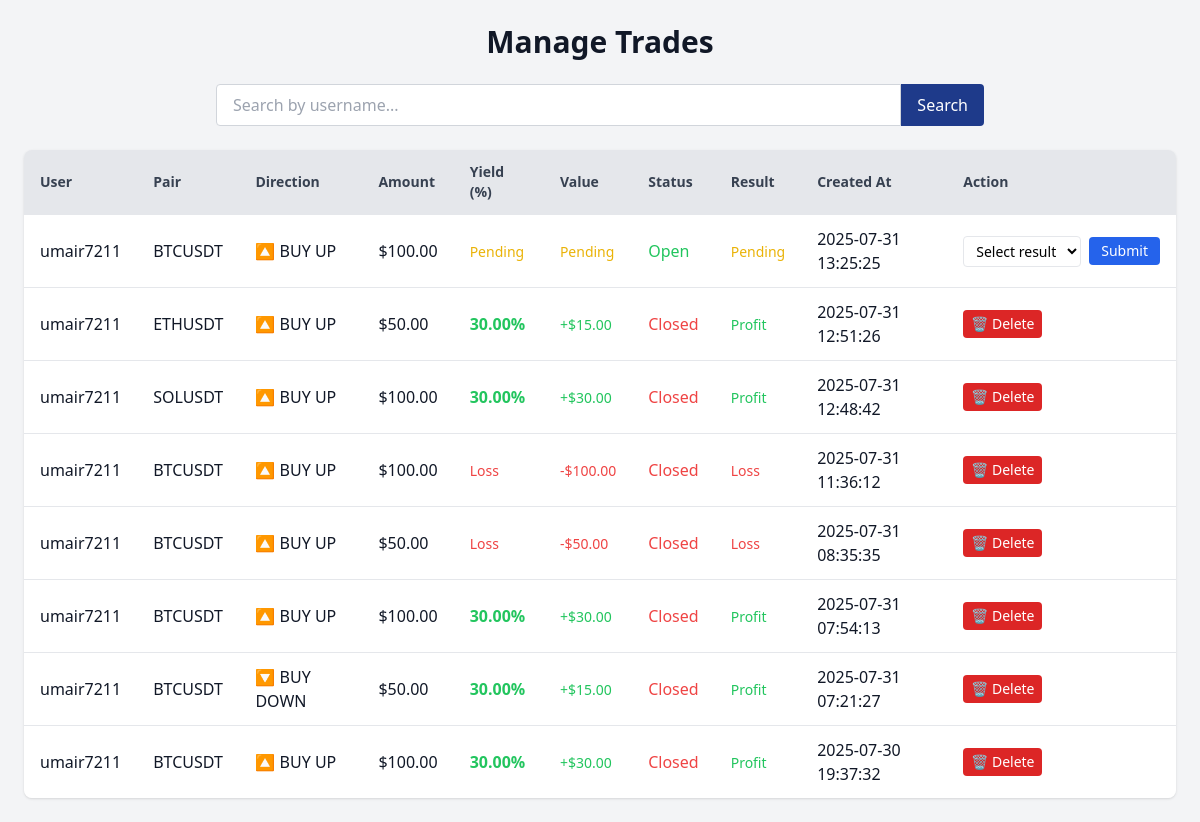
The page /ad/manage_trades/ (signed in) on the database as committed earlier.
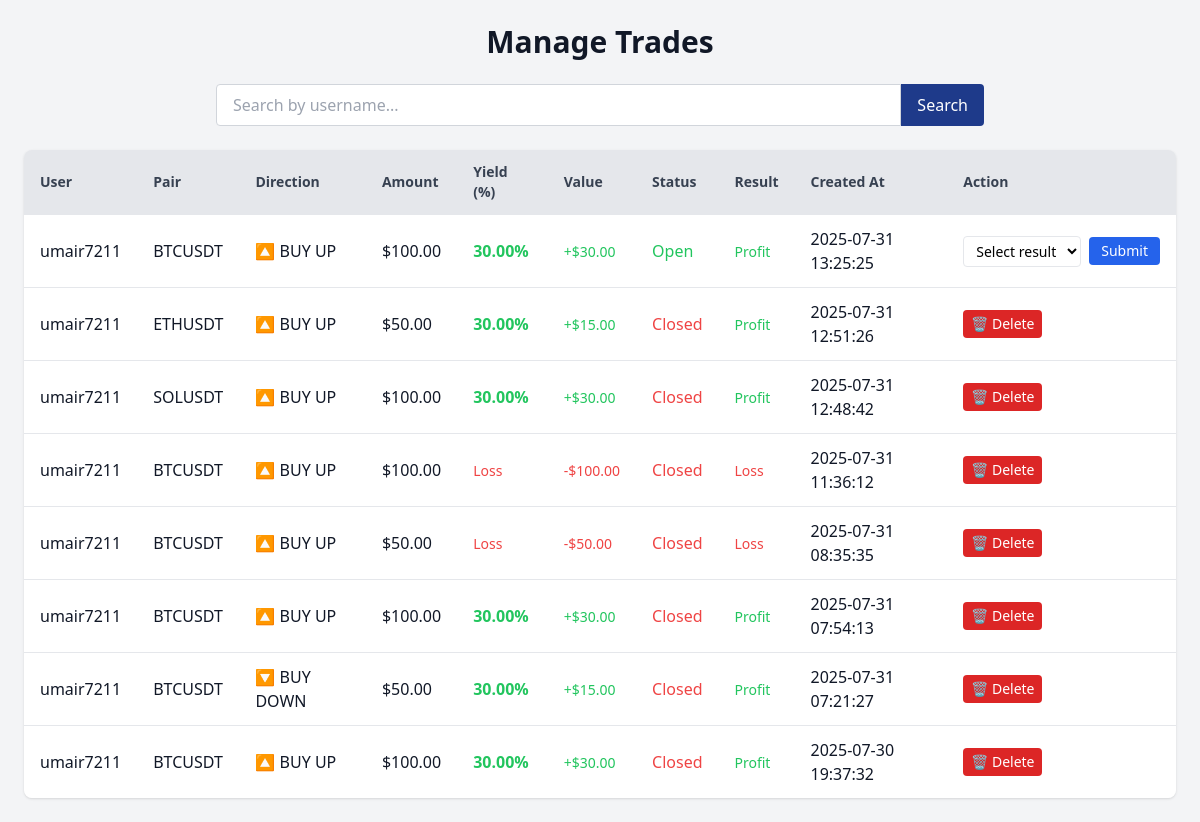
The same page on the database as committed later.
### powerdigital_app/models.py (models this page shows, shortened)
class TradeOrder(models.Model):
    user = models.ForeignKey(User, on_delete=models.CASCADE)
    pair = models.CharField(max_length=20)
    direction = models.CharField(max_length=20)
    amount = models.DecimalField(max_digits=20, decimal_places=8)
    expiry_time = models.IntegerField()
    balance = models.DecimalField(max_digits=20, decimal_places=8)
    potential_profit = models.DecimalField(max_digits=20, decimal_places=8, default=0)
    expires_at = models.DateTimeField()
    is_closed = models.BooleanField(default=False)
    created_at = models.DateTimeField(auto_now_add=True)
    result = models.CharField(max_length=10, choices=TRADE_RESULTS, blank=True, null=True)
    yield_percent = models.DecimalField(max_digits=5, decimal_places=2, default=Decimal("0.00"))
    manual_profit = models.DecimalField(max_digits=20, decimal_places=8, default=0)
    entry_price = models.DecimalField(max_digits=20, decimal_places=8, null=True, blank=True)
    exit_price = models.DecimalField(max_digits=20, decimal_places=8, null=True, blank=True)
    actual_result = models.CharField(
        max_length=10, choices=[("profit", "Profit"), ("loss", "Loss")], blank=True, null=True
    )
    result = models.CharField(  # This will be admin-controlled final result
        max_length=10, choices=[("profit", "Profit"), ("loss", "Loss")], blank=True, null=True
    )

### powerdigital_app/views.py (the view, shortened to what this page needs)
# urls.py: path('ad/manage_trades/', views.admin_manage_trades, name='admin_manage_trades'),
@login_required
def admin_manage_trades(request):
    if not request.user.is_staff:
        return redirect('home')
    search_query = request.GET.get("q", "").strip()
    trades = TradeOrder.objects.all().order_by('-created_at')
    if search_query:
        trades = trades.filter(Q(user__username__icontains=search_query))
    return render(request, "admins/manage_trades.html", {"trades": trades, "search_query":search_query})

### powerdigital_app/templates/admins/manage_trades.html (shortened to what the changed rows need)
{% load static %}
<!DOCTYPE html>
<html lang="en">
	<head>
		<script src="https://cdn.tailwindcss.com"></script>
	</head>
	<body
		class="bg-gray-100 dark:bg-gray-900 text-gray-900 dark:text-gray-100 p-6 min-h-screen"
	>
		<h2 class="text-3xl font-bold mb-6 text-center">Manage Trades</h2>
		<div class="overflow-x-auto rounded-lg shadow">
			<table class="min-w-full divide-y divide-gray-200 dark:divide-gray-700">
				<thead class="bg-gray-200 dark:bg-gray-800">
					<tr>
						<th
							class="px-4 py-3 text-left text-sm font-semibold text-gray-700 dark:text-gray-300"
						>
							User
						</th>
						<th
							class="px-4 py-3 text-left text-sm font-semibold text-gray-700 dark:text-gray-300"
						>
							Pair
						</th>
						<th
							class="px-4 py-3 text-left text-sm font-semibold text-gray-700 dark:text-gray-300"
						>
							Direction
						</th>
						<th
							class="px-4 py-3 text-left text-sm font-semibold text-gray-700 dark:text-gray-300"
						>
							Amount
						</th>
						<th
							class="px-4 py-3 text-left text-sm font-semibold text-gray-700 dark:text-gray-300"
						>
							Yield (%)
						</th>
						<th
							class="px-4 py-3 text-left text-sm font-semibold text-gray-700 dark:text-gray-300"
						>
							Value
						</th>
						<th
							class="px-4 py-3 text-left text-sm font-semibold text-gray-700 dark:text-gray-300"
						>
							Status
						</th>
						<th
							class="px-4 py-3 text-left text-sm font-semibold text-gray-700 dark:text-gray-300"
						>
							Result
						</th>
						<th
							class="px-4 py-3 text-left text-sm font-semibold text-gray-700 dark:text-gray-300"
						>
							Created At
						</th>
						<th
							class="px-4 py-3 text-left text-sm font-semibold text-gray-700 dark:text-gray-300"
						>
							Action
						</th>
					</tr>
				</thead>
				<tbody
					class="bg-white dark:bg-gray-800 divide-y divide-gray-200 dark:divide-gray-700"
				>
					{% for trade in trades %}
					<tr>
						<td class="px-4 py-3">{{ trade.user.username }}</td>
						<td class="px-4 py-3">{{ trade.pair }}</td>
						<td class="px-4 py-3 uppercase">
							{% if trade.direction == "up" %} 🔼 Buy Up
							{% elif trade.direction == "down" %} 🔽 Buy Down {% else %}
							{{ trade.direction }} {% endif %}
						</td>
						<td class="px-4 py-3">${{ trade.amount|floatformat:2}}</td>
						<td class="px-4 py-3">
							{% if trade.result == "profit" %}
							<span class="text-green-500 font-semibold"
								>{{ trade.yield_percent }}%</span
							>
							{% elif trade.result == "loss" %}
							<span class="text-red-500 text-sm">Loss</span>
							{% else %}
							<span class="text-yellow-500 text-sm"> Pending</span>
							{% endif %}
						</td>
						<td class="px-4 py-3">
							{% if trade.result == 'profit' %}
							<span class="text-green-500 text-sm"
								>+${{ trade.manual_profit|floatformat:2 }}</span
							>
							{% elif trade.result == 'loss' %}
							<span class="text-red-500 text-sm"
								>-${{ trade.amount|floatformat:2 }}</span
							>
							{% else %}
							<span class="text-yellow-500 text-sm">Pending</span>
							{% endif %}
						</td>
						<td class="px-4 py-3">
							{% if trade.is_closed %}
							<span class="text-red-500 font-medium">Closed</span>
							{% else %}
							<span class="text-green-500 font-medium">Open</span>
							{% endif %}
						</td>
						<td class="px-4 py-3">
							{% if trade.result == 'profit' %}
							<span class="text-green-500 text-sm">Profit</span>
							{% elif trade.result == 'loss' %}
							<span class="text-red-500 text-sm">Loss</span>
							{% else %}
							<span class="text-yellow-500 text-sm">Pending</span>
							{% endif %}
						</td>
						<td class="px-4 py-3">{{ trade.created_at|date:"Y-m-d H:i:s" }}</td>
						<td class="px-4 py-3 space-y-1">
							{% if not trade.is_closed %}
							<form method="POST" class="flex items-center gap-2">
								<select
									name="action"
									class="px-2 py-1 rounded border text-sm bg-white text-black"
									required
								>
									<option value="" disabled selected>Select result</option>
								</select>
								<button
									type="submit"
									class="bg-blue-600 hover:bg-blue-700 text-white px-3 py-1 rounded text-sm"
								>
									Submit
								</button>
							</form>
							{% endif %}
						</td>
					</tr>
					{% endfor %}
				</tbody>
			</table>
		</div>
	</body>
</html>

Rows that differ between the two databases and show on the page:
changed TradeOrder (number 1 of 8 on the later page): yield_percent (not shown) → "30.00"; manual_profit (not shown) → "30.00"; result "Pending Pending Pending" → "% +$ Profit"
